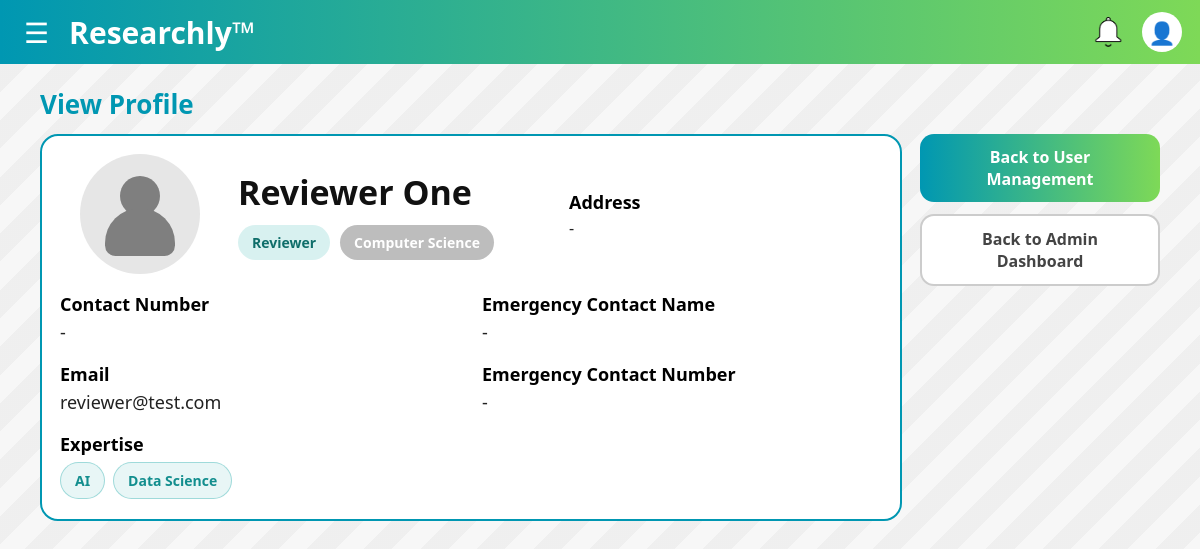
The app's page /admin/users/526fc0ac-4293-419e-9ec3-75f47406292f/profile (signed in) with its own data.
### main.py (models this page shows)
class User(db.Model, UserMixin):
    id = db.Column(db.String(36), primary_key=True, default=lambda: str(uuid.uuid4()))
    full_name = db.Column(db.String(80), nullable=False)
    email = db.Column(db.String(255), nullable=False, unique=True)
    password = db.Column(db.String(50), nullable=False)

class UserProfile(db.Model):
    user_id = db.Column(db.String(36), db.ForeignKey('user.id'), primary_key=True)
    contact_number = db.Column(db.String(15), nullable=True)
    address = db.Column(db.String(100), nullable=True)
    emergency_contact_name = db.Column(db.String(80), nullable=True)
    emergency_contact_number = db.Column(db.String(15), nullable=True)
    profile_picture = db.Column(db.String(255), nullable=True)
    department_name = db.Column(db.String(80), nullable=True)
    expertise_tags = db.Column(db.String(255), nullable=True)
    role = db.Column(db.String(20), nullable=False, default="UNASSIGNED")
    created_at = db.Column(db.DateTime, default=lambda: datetime.now(timezone.utc), nullable=False)
    account_status = db.Column(db.String(15), nullable=False)

### main.py (the view)
@app.route("/admin/users/<user_id>/profile")
@login_required
@admin_required
def admin_view_user_profile(user_id):
    user = User.query.get_or_404(user_id)
    target_prof = UserProfile.query.filter_by(user_id=user_id).first()
    admin_row = Admin.query.filter_by(user_id=user_id).first()
    hod_row = HOD.query.filter_by(user_id=user_id).first()
    reviewer_row = Reviewer.query.filter_by(user_id=user_id).first()
    researcher_row = Researcher.query.filter_by(user_id=user_id).first()
    prof = get_profile(current_user.id)
    return render_template(
        "admin_view_user_profile.html",
        user=user,
        target_prof=target_prof,
        admin_row=admin_row,
        hod_row=hod_row,
        reviewer_row=reviewer_row,
        researcher_row=researcher_row,
        prof=prof
    )

### main.py (called while the page is built)
@login_manager.user_loader
def load_user(user_id):
    return User.query.get(user_id)

def get_profile(user_id: str):
    return UserProfile.query.filter_by(user_id=user_id).first()

def is_admin_user(user: User) -> bool:
    prof = get_profile(user.id)
    return bool(prof and prof.account_status == "ACTIVE" and prof.role == "ADMIN")

def admin_required(fn):
    @wraps(fn)
    def wrapper(*args, **kwargs):
        if not current_user.is_authenticated:
            return login_manager.unauthorized()
        if not is_admin_user(current_user):
            abort(403)
        return fn(*args, **kwargs)
    return wrapper

@app.context_processor
def inject_profile():
    if current_user.is_authenticated:
        return {"prof": get_profile(current_user.id)}
    return {"prof": None}

@app.context_processor
def inject_unread_notifications():
    if current_user.is_authenticated:
        unread_count = (Notification.query
            .filter_by(user_id=current_user.id, is_read=False)
            .count())
        return {"unread_notifications": unread_count}
    return {"unread_notifications": 0}

### templates/admin_view_user_profile.html (shortened to what this page needs)
<!DOCTYPE html>
<html lang="en">
<head>
  <link rel="stylesheet" href="{{ url_for('static', filename='css/colors.css') }}">
  <link rel="stylesheet" href="{{ url_for('static', filename='css/admin_view_user_profile.css') }}">
</head>
<body>
  {% include "_topbar.html" %}
  <main class="page">
    <h2 class="title">View Profile</h2>
    <div class="layout">
      <section class="profile-card">
        <div class="profile-top">
          <div class="avatar">
            <div class="avatar-circle">
              {% if target_prof and target_prof.profile_picture %}
                <img class="avatar-img"
                  src="{{ url_for('static', filename='uploads/' ~ target_prof.profile_picture) }}"
                  alt="Profile picture">
              {% else %}
                <div class="avatar-head"></div>
                <div class="avatar-body"></div>
              {% endif %}
            </div>
          </div>
          <div class="top-info">
            <div class="name">{{ user.full_name }}</div>
            <div class="badges">
              {% if target_prof and target_prof.role %}
                <span class="pill teal">
                  {{ "Head of Department" if target_prof.role == "HOD" else target_prof.role|capitalize }}
                </span>
              {% endif %}
              {% if target_prof and target_prof.role != "ADMIN" and target_prof.department_name %}
                <span class="pill pill-dept">{{ target_prof.department_name }}</span>
              {% endif %}
            </div>
          </div>
          <div class="address-block">
            <div class="label">Address</div>
            <div class="value">{{ target_prof.address or "-" }}</div>
          </div>
        </div>
        <div class="grid">
          <div class="col">
            <div class="label">Contact Number</div>
            <div class="value">{{ target_prof.contact_number or "-" }}</div>
            <div class="label" style="margin-top:18px;">Email</div>
            <div class="value">{{ user.email or "-" }}</div>
            {% if target_prof and target_prof.role == "REVIEWER" %}
              <div class="label" style="margin-top:18px;">Expertise</div>
              {% set tags = (target_prof.expertise_tags or "").split(",") %}
              <div class="value">
                {% if target_prof.expertise_tags %}
                  <div style="display:flex; flex-wrap:wrap; gap:8px; margin-top:6px;">
                    {% for t in tags %}
                      {% set clean = t.strip() %}
                      {% if clean %}
                        <span class="pill pill-exp">{{ clean }}</span>
                      {% endif %}
                    {% endfor %}
                  </div>
                {% else %}
                  -
                {% endif %}
              </div>
            {% endif %}
          </div>
          <div class="col">
            <div class="label">Emergency Contact Name</div>
            <div class="value">{{ target_prof.emergency_contact_name or "-" }}</div>
            <div class="label" style="margin-top:18px;">Emergency Contact Number</div>
            <div class="value">{{ target_prof.emergency_contact_number or "-" }}</div>
          </div>
        </div>
      </section>
      <aside class="actions">
        <a class="btn primary" href="{{ url_for('admin_users', status='ACTIVE') }}">Back to User Management</a>
        <a class="btn ghost" href="{{ url_for('admin_dashboard') }}">Back to Admin Dashboard</a>
      </aside>
    </div>
  </main>
</body>
</html>

### static/css/colors.css (style rules this page uses)
:root { --accent-1: #7ed957; --accent-2: #0097b2; --font-1: #28a5a8; }

### static/css/admin_view_user_profile.css (style rules this page uses)
html, body { height: 100%; }
body { margin: 0; overflow: hidden; background: #f7f7f7; }
.layout { height: calc(100vh - 64px); overflow: hidden; display: grid; grid-template-columns: 280px 1fr; transition: grid-template-columns 0.3s ease; }
* { box-sizing: border-box; font-family: "Segoe UI", Arial, sans-serif; }
body { margin: 0; background: #f7f7f7; }
.page { padding: 22px 24px 40px; background: repeating-linear-gradient( 135deg, rgba(0,0,0,0.03) 0, rgba(0,0,0,0.03) 20px, rgba(255,255,255,0.0) 20px, rgba(255,255,255,0.0) 40px ); min-height: calc(100vh - 64px); }
.title { margin: 0 auto 12px; max-width: 1120px; color: var(--accent-2); font-size: 26px; font-weight: 900; }
.layout { max-width: 1120px; margin: 0 auto; display: grid; grid-template-columns: 1fr 240px; gap: 18px; align-items: start; }
.profile-card { background: #fff; border-radius: 18px; border: 2px solid var(--accent-2); padding: 18px 18px 20px; }
.profile-top { display: grid; grid-template-columns: 160px 1fr 1fr; gap: 18px; align-items: center; }
.avatar { display:flex; justify-content:center; }
.avatar-circle { width: 120px; height: 120px; background:#e6e6e6; border-radius:50%; position:relative; overflow:hidden; }
.avatar-head { width: 40px; height: 40px; background:#7f7f7f; border-radius:50%; position:absolute; top: 22px; left: 40px; }
.avatar-body { width: 70px; height: 48px; background:#7f7f7f; border-radius: 40px 40px 12px 12px; position:absolute; bottom: 18px; left: 25px; }
.name { font-size: 34px; font-weight: 900; color: #111; margin-bottom: 10px; }
.badges { display:flex; gap:10px; flex-wrap:wrap; }
.pill { display: inline-flex; align-items: center; justify-content: center; white-space: nowrap; padding: 8px 14px; border-radius: 999px; font-weight: 900; font-size: 14px; }
.pill.teal { background: rgba(15,167,161,0.16); color: #0f6e6a; }
.pill-dept { background:#bdbdbd; color:#ffffff; }
.pill-exp { background: #e8f6f6; color: #138e8e; border: 1px solid rgba(25,165,165,0.35); font-weight: 800; }
.address-block .label { font-weight: 900; font-size: 18px; }
.address-block .value { color:#222; margin-top: 4px; line-height: 1.25; }
.grid { display: grid; grid-template-columns: 1fr 1fr; gap: 22px; margin-top: 18px; }
.col .label { font-weight: 900; font-size: 18px; }
.col .value { font-size: 18px; color: #222; margin-top: 4px; }
.actions { display: flex; flex-direction: column; gap: 12px; }
.btn { display: inline-block; padding: 12px 16px; border-radius: 14px; font-weight: 900; text-decoration: none; text-align: center; }
.btn.primary { background: linear-gradient(90deg, var(--accent-2), var(--accent-1)); color: #fff; }
.btn.ghost { background: #fff; border: 2px solid rgba(0,0,0,0.2); color: #444; }

### records on screen
User: full_name "Reviewer One", email "reviewer@test.com"
UserProfile: role "Reviewer", department_name "Computer Science", address "-", contact_number "-", emergency_contact_name "-", emergency_contact_number "-"

### other values on screen
{{ clean }} "AI" "Data Science"
